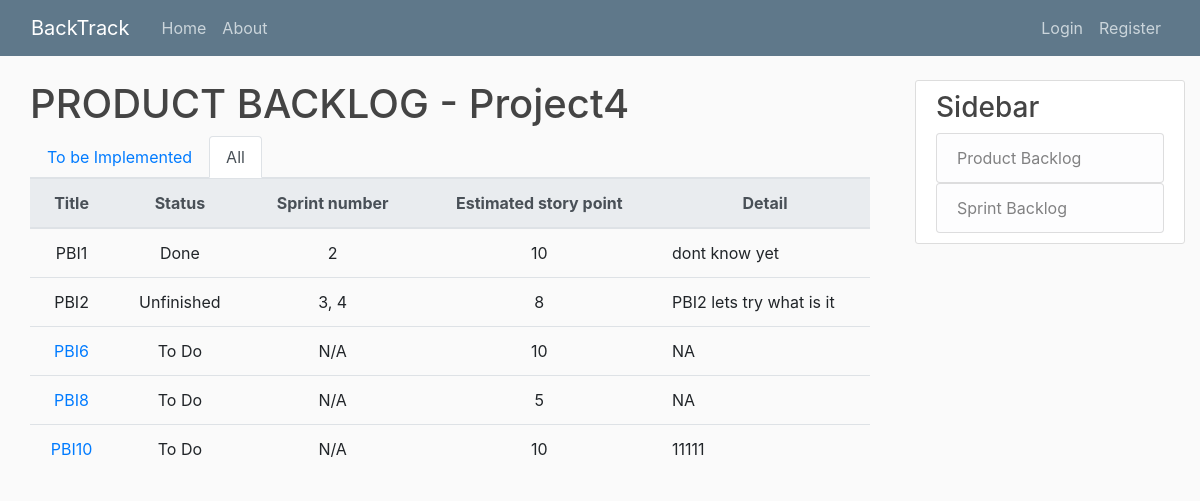
The page /project4/all/ on the database its author committed.
### project/models.py (models this page shows, shortened)
class Project(models.Model):
	title = models.CharField(max_length=20, unique=True)
	details = models.TextField()
	slug = models.SlugField(unique=True, default="")

### productBacklog/models.py (models this page shows, shortened)
class PBI(models.Model):
	priority = models.IntegerField()
	title = models.CharField(max_length=20)
	status_choice = [
		('To Do', 'To Do'),
		('Doing', 'Doing'),
		('Done', 'Done'),
		('Unfinished', 'Unfinished')
	]
	status = models.CharField(
		max_length = 20,
		choices = status_choice,
		default = 'To Do',
	)
	ESP = models.IntegerField("estimated story point")
	details = models.TextField()
	project = models.ForeignKey(Project, on_delete=models.CASCADE, blank=True, null=True, default=None)
	sprint = models.ManyToManyField(Sprint) # , blank=True, null=True, default=None)
	def save(self, *args, **kwargs):
		super().save(*args, **kwargs)

### productBacklog/views.py (the view)
# urls.py: path('all/', AllPBListView.as_view(), name='productBacklog-all'),
class AllPBListView(ListView):
	model = PBI
	template_name = 'productBacklog/home_2.html'
	def dispatch(self, request, *args, **kwargs):
		self.project = get_object_or_404(Project, slug=kwargs['project'])
		return super().dispatch(request, *args, **kwargs)
	def get_context_data(self, **kwargs):
		context = super().get_context_data(**kwargs)
		context['project'] = self.project
		PBIs = []
		done = PBI.objects.filter(Q(project=self.project), Q(status="Done"))
		queryset = PBI.objects.filter(Q(project=self.project), Q(status="Doing") | Q(status="To Do") | Q(status="Unfinished")).order_by('priority')
		for pbi in list(done) + list(queryset):
			n = ''
			for i in pbi.sprint.all():
				n += i.title[-1]
				n += ", "
			if n == "":
				n = "N/A.."
			tmp = {"pbi": pbi,
				   "sprint_number": n[:-2]
				   }
			PBIs.append(tmp)
		context['PBIs'] = PBIs
		return context
	def get_queryset(self):
		index = 1
		queryset = PBI.objects.filter(Q(project=self.project), Q(status="Doing") | Q(status="To Do") | Q(status="Unfinished")).order_by('priority')
		for obj in queryset:
			obj.priority = index
			index = index + 1
			obj.save()
		return queryset

### templates/productBacklog/home_2.html (shortened to what this page needs)
{% extends "base.html" %}
{% block content %}
	<div class="col">
	<h1>PRODUCT BACKLOG - {{ project.title }}</h1>
	<ul class="nav nav-tabs" align="right">
		<li class="nav-item">
				<a class="nav-link" href="{% url 'productBacklog-home' project.slug %}">To be Implemented</a>
		</li>
		<li class="nav-item">
			<a class="nav-link active" href="">All</a>
		</li>
	</ul>
	<table class="table table-hover" >
		<thead class="thead-light">
			<tr>
	    		<th>Title</th>
	    		<th>Status</th>
	    		<th>Sprint number</th>
	    		<th>Estimated story point</th>
	    		<th>Detail</th>
	    	</tr>
    	</thead>
    	<tbody>
			{% for i in PBIs %}
			<tr>
				{% if i.pbi.status == "To Do" %}
					<td><a class="pbi-title" data-toggle="tooltip" data-placement="top" title="edit/delete" href="{% url 'productBacklog-detail' project.slug i.pbi.pk%}">{{ i.pbi.title }}</a></td>
					<td>{{ i.pbi.status }}</td>
					<td>{{ i.sprint_number }}</td>
					<td>{{ i.pbi.ESP }}</td>
					<td width="25%"; style="text-align: justify;">{{ i.pbi.details }}
				{% else %}
					<td><a class="pbi-title" data-toggle="tooltip" data-placement="top">{{ i.pbi.title }}</a></td>
					<td>{{ i.pbi.status }}</td>
					<td>{{ i.sprint_number }}</td>
					<td>{{ i.pbi.ESP }}</td>
					<td width="25%"; style="text-align: justify;">{{ i.pbi.details }}</td>
				{% endif %}
			</tr>
			{% endfor %}
		</tbody>
	</table>
</div>
{% endblock content %}

### productBacklog/static/PBI/main.css (style rules this page uses)
body { background: #fafafa; color: #333333; margin-top: 5rem; }
h1, h2, h3, h4, h5, h6 { color: #444444; }
ul { margin: 0; }

### templates/productBacklog/home_2.html (style rules this page uses)
td, th { text-align: center; }

### rows shown on the page
Project: title "Project4"
PBI: pbi "PBI1", pbi.status "Done", sprint_number "2", pbi.ESP "10", pbi.details "dont know yet"
PBI: pbi "PBI2", pbi.status "Unfinished", sprint_number "3, 4", pbi.ESP "8", pbi.details "PBI2 lets try what is it"
PBI: pbi "PBI6", pbi.status "To Do", sprint_number "N/A", pbi.ESP "10", pbi.details "NA"
PBI: pbi "PBI8", pbi.status "To Do", sprint_number "N/A", pbi.ESP "5", pbi.details "NA"
PBI: pbi "PBI10", pbi.status "To Do", sprint_number "N/A", pbi.ESP "10", pbi.details "11111"
